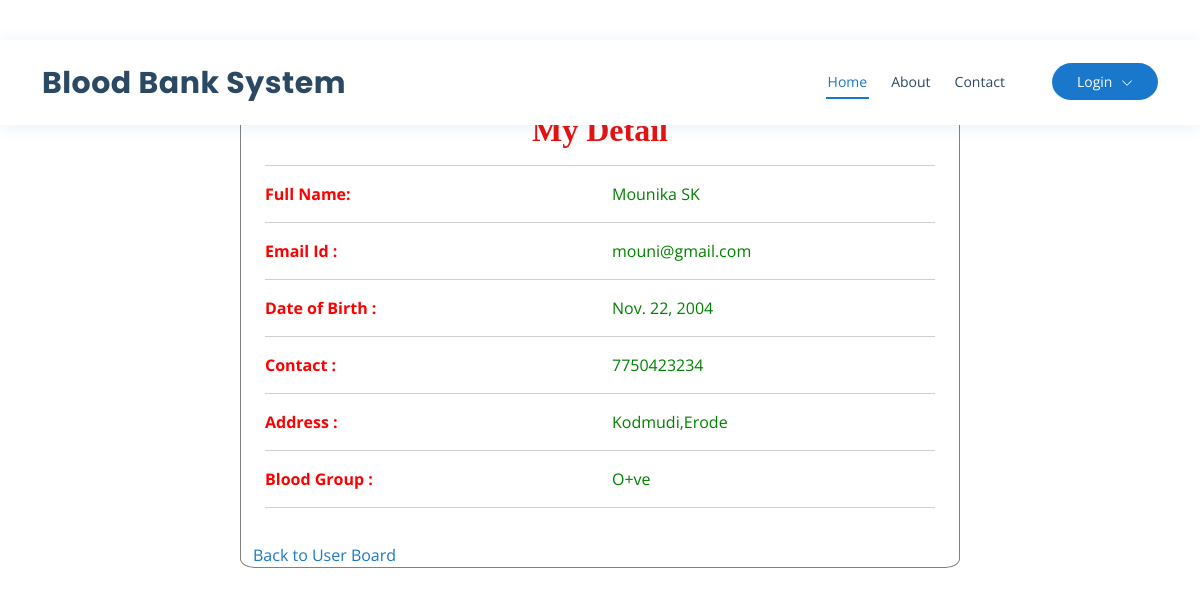
The page /profile/ (signed in) on the database its author committed.
### bloodapp/models.py (models this page shows, shortened)
class user(models.Model):
    fname=models.CharField(max_length=50)
    lname=models.CharField(max_length=50)
    uname=models.CharField(max_length=30)
    pwd=models.CharField(max_length=10)
    email=models.EmailField()
    contact=models.IntegerField()
    dob=models.DateField()
    add=models.CharField(max_length=80)
    bloodgroup=models.CharField(max_length=5)
    class Meta:
        db_table="user"

### bloodapp/views.py (the view)
# urls.py: path('profile/',views.profile),
def profile(request):
    user_id = request.session.get('user_id')
    if user_id:
        try:
            usr = user.objects.get(id=user_id)
            return render(request, "profile.html", {'pro': usr})
        except user.DoesNotExist:
            return render(request, "profile.html", {'error': 'Profile does not exist.'})
    else:
        return redirect('login')

### bloodapp/templates/profile.html (shortened to what this page needs)
{% extends 'index.html' %}
{% load static %}
{% block body %}
<div class="container" style="width:60%;margin-top:8%;margin-bottom:5%;background:white;border-radius:2%;border:1px solid grey">
    <h2 style="font-weight:bold;font-family : 'Monotype Corsiva' ; color : #E6120E ;margin-top:2%" align="center">My Detail</h2>
    {% if pro %}
        <div align="left" class="container-fluid" style="width:100%;margin-bottom:5%">
            <hr>
            <div class="row">
                <div class="col-md-6 div2">
                    <strong>Full Name:</strong>
                </div>
                <div class="col-md-6 div1">
                    {{ pro.fname }} {{ pro.lname }}
                </div>
            </div>
            <hr>
            <div class="row">
                <div class="col-md-6 div2">
                    <strong>Email Id :</strong>
                </div>
                <div class="col-md-6 div1">
                    {{ pro.email }}
                </div>
            </div>
            <hr>
            <div class="row">
                <div class="col-md-6 div2">
                    <strong>Date of Birth :</strong>
                </div>
                <div class="col-md-6 div1">
                    {{ pro.dob }}
                </div>
            </div>
            <hr>
            <div class="row">
                <div class="col-md-6 div2">
                    <strong>Contact :</strong>
                </div>
                <div class="col-md-6 div1">
                    {{ pro.contact }}
                </div>
            </div>
            <hr>
            <div class="row">
                <div class="col-md-6 div2">
                    <strong>Address :</strong>
                </div>
                <div class="col-md-6 div1">
                    {{ pro.add }}
                </div>
            </div>
            <hr>
            <div class="row">
                <div class="col-md-6 div2">
                    <strong>Blood Group :</strong>
                </div>
                <div class="col-md-6 div1">
                    {{ pro.bloodgroup }}
                </div>
            </div>
            <hr>
        </div>
    {% else %}
        <p>{{ error }}</p>
    {% endif %}
<a href="/user">Back to User Board</a>
</div>
{% endblock %}

### bloodapp/static/css/style.css (style rules this page uses)
body { font-family: "Open Sans", sans-serif; color: #444444; }
a { color: #1977cc; text-decoration: none; }
h1, h2, h3, h4, h5, h6 { font-family: "Raleway", sans-serif; }

### bloodapp/templates/profile.html (style rules this page uses)
.div1 { color: green; }
.div2 { color: red; }

### rows shown on the page
user: fname "Mounika", lname "SK", email "mouni@gmail.com", dob "Nov. 22, 2004", contact "7750423234", add "Kodmudi,Erode", bloodgroup "O+ve"
